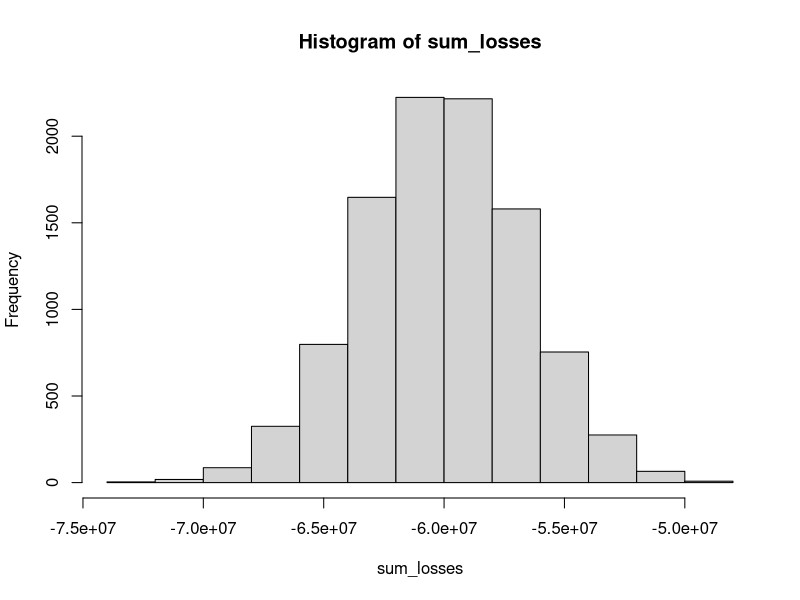

Generate this figure with R:
###### Section 4.1: The big short assessment ######
library(tidyverse)

  #Say you manage a bank that gives out 10,000 loans. The default rate is 0.03 and you lose $200,000 in each foreclosure.
  
p <- 0.03
loss_per_foreclosure <- -200000
n <- 10000

  #Q1: Create a random variable S that contains the earnings of your bank. Calculate the total amount of money lost in this scenario.

set.seed(1)
defaults <- sample(c(0, 1), n, replace = TRUE, prob = c(1-p, p))
S <- sum(defaults)*loss_per_foreclosure

  #Q2: Run a Monte Carlo simulation with 10,000 outcomes for S, the sum of losses over 10,000 loans. Make a histogram of the results.

set.seed(1)
B <- 10000
 sum_losses <- replicate(B, {
   defaults <- sample(c(0, 1), n, replace = TRUE, prob = c(1-p, p))
   S <- sum(defaults)*loss_per_foreclosure
 })
 
hist(sum_losses)

  #Q3: Assuming the bank makes no money if the loan is paid, What is the expected value of S, the sum of losses over 10,000 loans?

mu_n <- n * (loss_per_foreclosure*p + 0*(1-p))
  
  #Q4: What is the standard error of S?

se <- sqrt(n) * abs(0 - loss_per_foreclosure) * sqrt(p*(1-p)) #shouldn't it be - instead of + like the datacamp answered suggested?

  #Q5: Assume we give out loans for $180,000. How much money do we need to make when people pay their loans so that our net loss
      #is $0? In other words, what interest rate do we need to charge in order to not lose money?

          # we want loss_per_foreclosure*p + interest*(1-p) = 0 therefore,

interest <- -(loss_per_foreclosure*p)/(1-p)
interest_rate <- interest/180000

  #Q6: What should the interest rate be so that the chance of losing money is 1 in 20? In math notation, what should the
      #interest rate be so that Pr(S<0)=0.05?

x <- (-loss_per_foreclosure*(n*p - qnorm(0.05)*sqrt(n*p*(1-p)))) / (n*(1-p) + qnorm(0.05)*sqrt(n*p*(1-p)))

rate <- x/180000

  #Q7: The bank wants to minimize the probability of losing money. Which of the following achieves their goal without making
      #interest rates go up?
      #A smaller pool of loans
      #A larger probability of default
      #A reduced default rate (correct)
      #A larger cost per loan default
